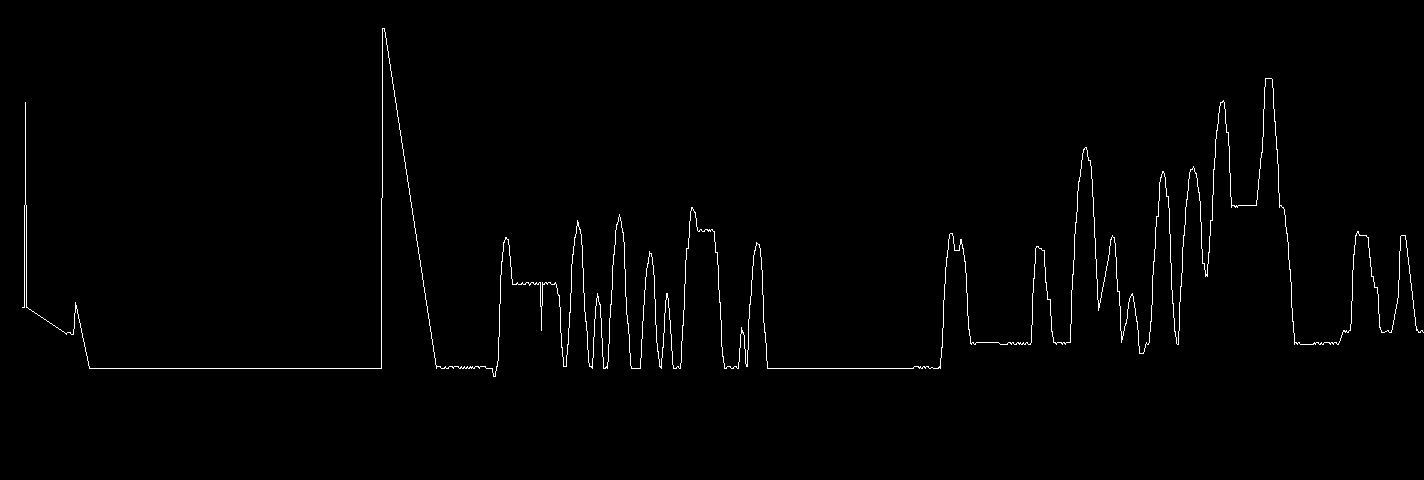
//> input picture Examenopdracht/mariopath.png, 1424 x 480 px
$ ./main -image_gray=../../Examenopdracht/mariopath.png -image_colour=../../Examenopdracht/mariopath.png   (built with g++ and OpenCV 4)
//> lines starting //> are read from the running program, lines starting //| are printed output that depends on the picture; after the words box and inside, x2 and y2 are one past the last pixel; in counts of white or black regions, pixels touching at a corner belong together
#include <iostream>
#include <opencv2/opencv.hpp>

using namespace std;
using namespace cv;

int main(int argc, const char** argv)
{
    ///Adding a little help option and command line parser input
    CommandLineParser parser(argc, argv,
        "{help h usage ?  |      | print this message   }"
        "{image_gray p1   |      | <required> path to gray image   }"
        "{image_colour p2 |      | <required> path to colour image   }"
    );

    if (parser.has("help"))
    {
        parser.printMessage();
        return 0;
    }

    ///Collect data from arguments
    string image_gray_loc(parser.get<string>("image_gray"));
    string image_colour_loc(parser.get<string>("image_colour"));
    //Check of de argumenten niet leeg zijn
    if ( image_gray_loc.empty() || image_colour_loc.empty() ){
        cerr << "There's something wrong with your arguments." << endl;
        parser.printMessage();
        return -1;
    }

    ///Read and show the first image
    Mat img1 = imread(image_gray_loc);
//> img1 is the input picture: 480 rows x 1424 cols, CV_8UC3; 1% white in thin lines or dots, all inside (x1, y1, x2, y2) = (22, 28, 1424, 377)
    if ( img1.empty() ){                        //Check if the image can be found
        cerr << "Image 1 not found.";
        return -1;
    }
    imshow("Grayscale image", img1);            //Show the image
    waitKey(0);                                 //Let the user press a key to continue

    ///Read and show the second image
    Mat img2 = imread(image_colour_loc);
    if ( img2.empty() ){                        //Check if the image can be found
        cerr << "Image 2 not found.";
        return -1;
    }
    imshow("Colour image", img2);               //Show the image
    waitKey(0);                                 //Let the user press a key to continue

    vector<Mat> channels;
    split(img2, channels);                      //Split the colour image into three different channels

    ///Show the three different channels, press keys in between
    imshow("Blue channel", channels[0]);
    waitKey(0);
    imshow("Green channel", channels[1]);
    waitKey(0);
    imshow("Red channel", channels[2]);
    waitKey(0);

    ///Convert the colour image to gray scale
    Mat img_gray;
    cvtColor(img2, img_gray, COLOR_BGR2GRAY);
    imshow("This image has been coverted to gray scale!",img_gray);
    waitKey(0);

    ///For-loop running through the converted image, row by row and column by column, printing the value of each pixel
    int row;
    int col;
    int value;

    for(row = 0; row < img_gray.rows; row++){
        for(col = 0; col < img_gray.cols; col++){
            //Print the value of the pixel to the command line
            value = (int)img_gray.at<uchar>(row,col);
            cout << value;
            cout << " ";
        }
        cout << endl;
    }
//> after the loop, value = 0
    waitKey(0);

    ///Canvas, rectangle() en circle()
    Mat canvas = Mat::zeros(Size(250,250), CV_8UC3);                        //Create empty canvas (filled with black)
    rectangle(canvas, Point(50,30), Point(100,100), Scalar(255,0,0));       //Rectangle from (50,30) to (100,100) in blue
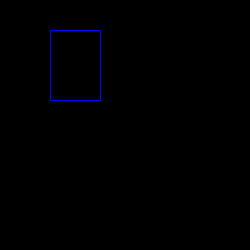
//> canvas: 250 rows x 250 cols, CV_8UC3; mean B, G, R 1, 0, 0
    rectangle(canvas, Point(100,100), Point(200,200), Scalar(0,255,0));     //Square from (100,100) to (200,200) in red
    circle(canvas, Point(150,150), 50, Scalar(0,0,255), 1);                 //Circle with centre on (150,150) and radius 50, in green, line thickness 1
    line(canvas, Point(220,80), Point(80,220), Scalar(255,255,255), 2);     //Line from (220,80) to (80,220) in white, line thickness 2
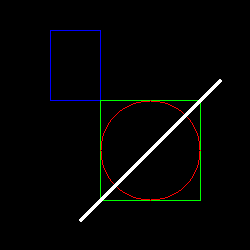
//> canvas: 250 rows x 250 cols, CV_8UC3; mean B, G, R 3.9, 4.5, 4
    imshow("Rectangle, square, circle, line!",canvas);
    waitKey(0);
}
